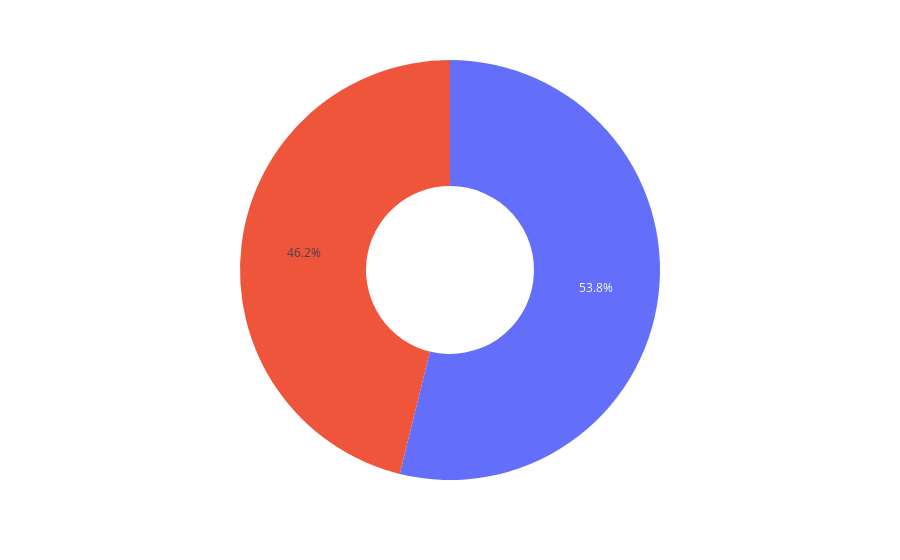

Source (notebook cell):
### Code cell
px.pie(most_gender, values='Gender', hole=0.4)


#Females are more likely to spend than men among the high income earners. Targetted campaigns for them can be developed

### Figure 1 — Plotly figure (JSON) as saved in the notebook; plotly's stock layout.template omitted (floating-point values rounded to 4 significant figures)
{"data": [{"domain": {"x": [0, 1], "y": [0, 1]}, "hole": 0.4, "hovertemplate": "Gender=%{value}<extra></extra>", "legendgroup": "", "name": "", "showlegend": false, "type": "pie", "values": [21, 18]}], "layout": {"legend": {"tracegroupgap": 0}, "margin": {"t": 60}}}
